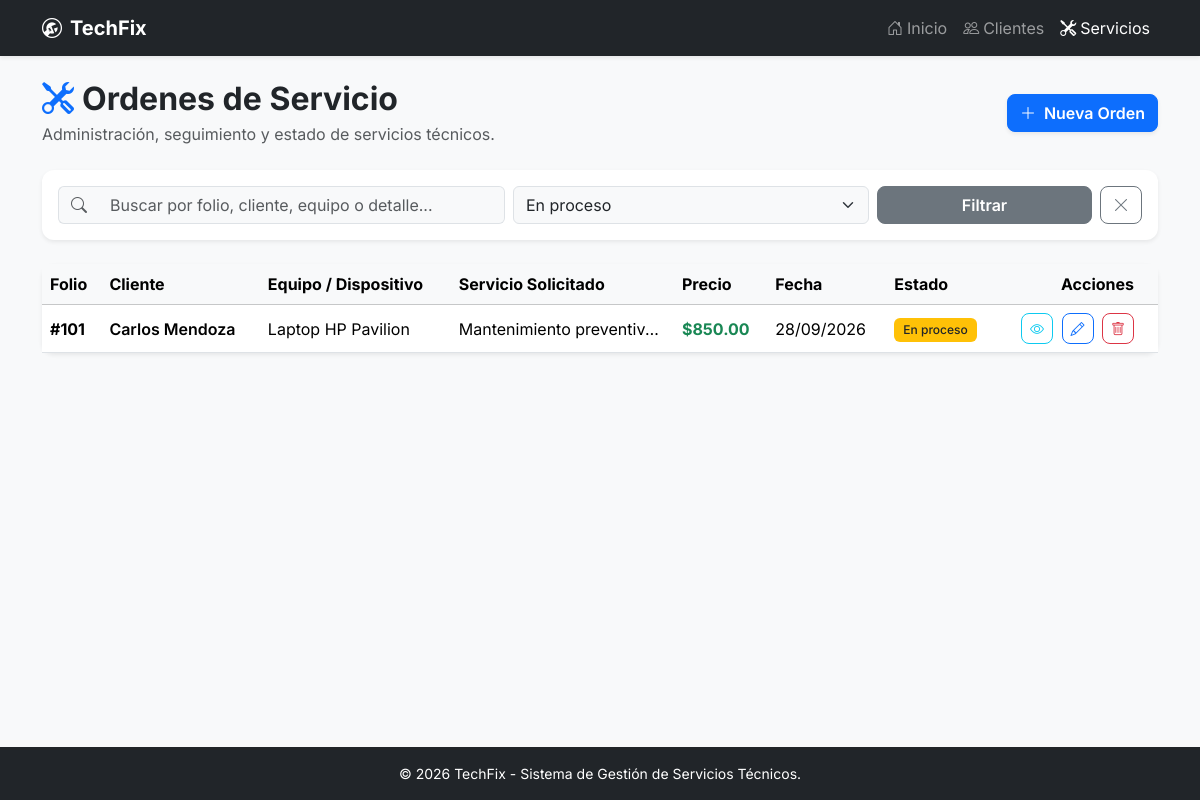
Screenshot of /servicios.php?estado=En proceso with the database file from the repository.
### tables this page shows
CREATE TABLE IF NOT EXISTS `servicios` (
  `id` INT AUTO_INCREMENT PRIMARY KEY,
  `cliente_id` INT NOT NULL,
  `equipo` VARCHAR(150) NOT NULL,
  `servicio` TEXT NOT NULL,
  `precio` DECIMAL(10,2) NOT NULL DEFAULT 0.00,
  `estado` ENUM('Pendiente', 'En proceso', 'Completado', 'Cancelado') NOT NULL DEFAULT 'Pendiente',
  `fecha_ingreso` DATE NOT NULL,
  `created_at` TIMESTAMP DEFAULT CURRENT_TIMESTAMP,
  CONSTRAINT `fk_servicios_cliente` FOREIGN KEY (`cliente_id`) REFERENCES `clientes` (`id`) ON DELETE CASCADE ON UPDATE CASCADE
);

CREATE TABLE IF NOT EXISTS `clientes` (
  `id` INT AUTO_INCREMENT PRIMARY KEY,
  `nombre` VARCHAR(100) NOT NULL,
  `email` VARCHAR(100) NOT NULL,
  `telefono` VARCHAR(20) NOT NULL,
  `ciudad` VARCHAR(100) NOT NULL,
  `created_at` TIMESTAMP DEFAULT CURRENT_TIMESTAMP
);

### servicios.php (the view, shortened to what this page needs)
<?php
require_once 'includes/db.php';
$filterEstado = trim($_GET['estado'] ?? '');
$search       = trim($_GET['search'] ?? '');
$servicios    = [];
$listaClientes= [];
if ($pdo) {
    try {
        $stmtC = $pdo->query("SELECT id, nombre FROM clientes ORDER BY nombre ASC");
        $listaClientes = $stmtC->fetchAll();
        $sql = "
            SELECT s.*, c.nombre AS cliente_nombre, c.email AS cliente_email, c.telefono AS cliente_telefono
            FROM servicios s
            JOIN clientes c ON s.cliente_id = c.id
            WHERE 1=1
        ";
        $params = [];
        if (!empty($filterEstado)) {
            $sql .= " AND s.estado = ?";
            $params[] = $filterEstado;
        }
        $sql .= " ORDER BY s.id DESC";
        $stmt = $pdo->prepare($sql);
        $stmt->execute($params);
        $servicios = $stmt->fetchAll();
    } catch (PDOException $e) {
        $dbErrorMsg = $e->getMessage();
    }
}
function getBadgeClass($estado) {
    switch ($estado) {
        case 'En proceso':
            return 'bg-warning text-dark';
    }
}
require_once 'includes/header.php';
require_once 'includes/navbar.php';
?>
<div class="container my-4">
    <div class="d-flex flex-column flex-md-row justify-content-between align-items-md-center mb-4 gap-3">
        <div>
            <h2 class="fw-bold mb-1"><i class="bi bi-tools me-2 text-primary"></i>Ordenes de Servicio</h2>
            <p class="text-muted mb-0">Administración, seguimiento y estado de servicios técnicos.</p>
        </div>
        <button class="btn btn-primary shadow-sm fw-semibold" data-bs-toggle="modal" data-bs-target="#modalCrearServicio" <?php echo (empty($listaClientes) || !$pdo) ? 'disabled' : ''; ?>>
            <i class="bi bi-plus-lg me-2"></i>Nueva Orden
        </button>
    </div>
    <div class="card border-0 shadow-sm mb-4">
        <div class="card-body p-3">
            <form method="GET" action="servicios.php" class="row g-2 align-items-center">
                <div class="col-md-5 col-12">
                    <div class="input-group">
                        <span class="input-group-text bg-light border-end-0"><i class="bi bi-search text-muted"></i></span>
                        <input type="text" name="search" class="form-control bg-light border-start-0" placeholder="Buscar por folio, cliente, equipo o detalle..." value="<?php echo htmlspecialchars($search); ?>">
                    </div>
                </div>
                <div class="col-md-4 col-12">
                    <select name="estado" class="form-select bg-light" onchange="this.form.submit()">
                        <option value="En proceso" <?php echo $filterEstado === 'En proceso' ? 'selected' : ''; ?>>En proceso</option>
                    </select>
                </div>
                <div class="col-md-3 col-12 d-flex gap-2">
                    <button type="submit" class="btn btn-secondary w-100 fw-semibold">Filtrar</button>
                    <?php if (!empty($search) || !empty($filterEstado)): ?>
                        <a href="servicios.php" class="btn btn-outline-secondary" title="Limpiar filtros"><i class="bi bi-x-lg"></i></a>
                    <?php endif; ?>
                </div>
            </form>
        </div>
    </div>
    <div class="card border-0 shadow-sm">
        <div class="card-body p-0">
            <div class="table-responsive">
                <table class="table table-hover align-middle mb-0">
                    <thead class="table-light">
                        <tr>
                            <th>Folio</th>
                            <th>Cliente</th>
                            <th>Equipo / Dispositivo</th>
                            <th>Servicio Solicitado</th>
                            <th>Precio</th>
                            <th>Fecha</th>
                            <th>Estado</th>
                            <th class="text-end pe-4">Acciones</th>
                        </tr>
                    </thead>
                    <tbody>
                        <?php if (!empty($servicios)): ?>
                            <?php foreach ($servicios as $srv): ?>
                                <tr>
                                    <td class="fw-bold">#<?php echo $srv['id']; ?></td>
                                    <td class="fw-semibold"><?php echo htmlspecialchars($srv['cliente_nombre']); ?></td>
                                    <td><?php echo htmlspecialchars($srv['equipo']); ?></td>
                                    <td class="text-truncate" style="max-width: 200px;"><?php echo htmlspecialchars($srv['servicio']); ?></td>
                                    <td class="fw-bold text-success">$<?php echo number_format($srv['precio'], 2); ?></td>
                                    <td><?php echo date('d/m/Y', strtotime($srv['fecha_ingreso'])); ?></td>
                                    <td>
                                        <span class="badge <?php echo getBadgeClass($srv['estado']); ?>">
                                            <?php echo htmlspecialchars($srv['estado']); ?>
                                        </span>
                                    </td>
                                    <td class="text-end pe-4">
                                        <button
                                            class="btn btn-sm btn-outline-info me-1 btn-ver-servicio"
                                            data-bs-toggle="modal"
                                            data-bs-target="#modalVerServicio"
                                            data-id="<?php echo $srv['id']; ?>"
                                            data-cliente="<?php echo htmlspecialchars($srv['cliente_nombre']); ?>"
                                            data-email="<?php echo htmlspecialchars($srv['cliente_email']); ?>"
                                            data-telefono="<?php echo htmlspecialchars($srv['cliente_telefono']); ?>"
                                            data-equipo="<?php echo htmlspecialchars($srv['equipo']); ?>"
                                            data-servicio="<?php echo htmlspecialchars($srv['servicio']); ?>"
                                            data-precio="$<?php echo number_format($srv['precio'], 2); ?>"
                                            data-fecha="<?php echo date('d/m/Y', strtotime($srv['fecha_ingreso'])); ?>"
                                            data-estado="<?php echo htmlspecialchars($srv['estado']); ?>"
                                            title="Ver detalle">
                                            <i class="bi bi-eye"></i>
                                        </button>
                                        <button
                                            class="btn btn-sm btn-outline-primary me-1 btn-edit-servicio"
                                            data-bs-toggle="modal"
                                            data-bs-target="#modalEditarServicio"
                                            data-id="<?php echo $srv['id']; ?>"
                                            data-cliente_id="<?php echo $srv['cliente_id']; ?>"
                                            data-equipo="<?php echo htmlspecialchars($srv['equipo']); ?>"
                                            data-servicio="<?php echo htmlspecialchars($srv['servicio']); ?>"
                                            data-precio="<?php echo $srv['precio']; ?>"
                                            data-estado="<?php echo htmlspecialchars($srv['estado']); ?>"
                                            data-fecha="<?php echo $srv['fecha_ingreso']; ?>"
                                            title="Editar orden">
                                            <i class="bi bi-pencil"></i>
                                        </button>
                                        <button
                                            class="btn btn-sm btn-outline-danger btn-delete-servicio"
                                            data-bs-toggle="modal"
                                            data-bs-target="#modalEliminarServicio"
                                            data-id="<?php echo $srv['id']; ?>"
                                            title="Eliminar orden">
                                            <i class="bi bi-trash"></i>
                                        </button>
                                    </td>
                                </tr>
                            <?php endforeach; ?>
                        <?php endif; ?>
                    </tbody>
                </table>
            </div>
        </div>
    </div>
</div>
<?php
require_once 'includes/footer.php';
?>

### includes/header.php (style rules this page uses)
body { font-family: 'Inter', sans-serif; }
.card { border-radius: 12px; }
.btn { border-radius: 8px; }
.badge { font-weight: 500; padding: 0.5em 0.75em; }

### rows the page displays
servicios: id "101", cliente.nombre "Carlos Mendoza", equipo "Laptop HP Pavilion", servicio "Mantenimiento preventiv…", precio "850.00", fecha_ingreso "28/09/2026", estado "En proceso"
